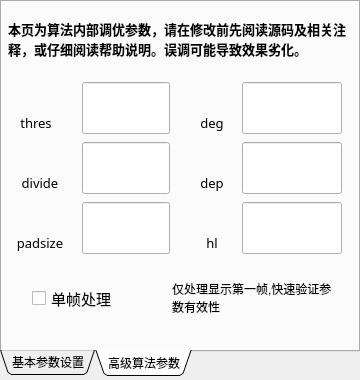
<?xml version="1.0" encoding="UTF-8"?>
<ui version="4.0">
 <class>GreenWidget</class>
 <widget class="QWidget" name="GreenWidget">
  <property name="geometry">
   <rect>
    <x>0</x>
    <y>0</y>
    <width>360</width>
    <height>380</height>
   </rect>
  </property>
  <property name="windowTitle">
   <string>Form</string>
  </property>
  <widget class="QTabWidget" name="tabWidget">
   <property name="geometry">
    <rect>
     <x>0</x>
     <y>0</y>
     <width>360</width>
     <height>376</height>
    </rect>
   </property>
   <property name="sizePolicy">
    <sizepolicy hsizetype="Preferred" vsizetype="Preferred">
     <horstretch>0</horstretch>
     <verstretch>0</verstretch>
    </sizepolicy>
   </property>
   <property name="focusPolicy">
    <enum>Qt::NoFocus</enum>
   </property>
   <property name="tabPosition">
    <enum>QTabWidget::South</enum>
   </property>
   <property name="tabShape">
    <enum>QTabWidget::Triangular</enum>
   </property>
   <property name="currentIndex">
    <number>1</number>
   </property>
   <property name="iconSize">
    <size>
     <width>16</width>
     <height>16</height>
    </size>
   </property>
   <property name="usesScrollButtons">
    <bool>false</bool>
   </property>
   <property name="movable">
    <bool>false</bool>
   </property>
   <property name="tabBarAutoHide">
    <bool>false</bool>
   </property>
   <widget class="QWidget" name="basicPara">
    <attribute name="title">
     <string>基本参数设置</string>
    </attribute>
    <widget class="QLabel" name="notSevereLabel">
     <property name="geometry">
      <rect>
       <x>36</x>
       <y>0</y>
       <width>96</width>
       <height>50</height>
      </rect>
     </property>
     <property name="font">
      <font>
       <family>微软雅黑</family>
       <pointsize>10</pointsize>
       <weight>75</weight>
       <italic>false</italic>
       <bold>true</bold>
       <underline>false</underline>
      </font>
     </property>
     <property name="toolTip">
      <string comment="算法将不会进行二次处理"/>
     </property>
     <property name="toolTipDuration">
      <number>3000</number>
     </property>
     <property name="frameShadow">
      <enum>QFrame::Plain</enum>
     </property>
     <property name="text">
      <string>离焦不严重</string>
     </property>
     <property name="alignment">
      <set>Qt::AlignCenter</set>
     </property>
    </widget>
    <widget class="QLabel" name="isSevereLabel">
     <property name="geometry">
      <rect>
       <x>226</x>
       <y>0</y>
       <width>96</width>
       <height>50</height>
      </rect>
     </property>
     <property name="font">
      <font>
       <family>微软雅黑</family>
       <pointsize>10</pointsize>
       <weight>75</weight>
       <italic>false</italic>
       <bold>true</bold>
       <underline>false</underline>
      </font>
     </property>
     <property name="toolTip">
      <string comment="算法将会进行二次处理"/>
     </property>
     <property name="toolTipDuration">
      <number>3000</number>
     </property>
     <property name="frameShadow">
      <enum>QFrame::Plain</enum>
     </property>
     <property name="text">
      <string>离焦严重</string>
     </property>
     <property name="alignment">
      <set>Qt::AlignCenter</set>
     </property>
    </widget>
    <widget class="QtMaterialToggle" name="isSevere_para_background">
     <property name="geometry">
      <rect>
       <x>146</x>
       <y>0</y>
       <width>80</width>
       <height>50</height>
      </rect>
     </property>
     <property name="text">
      <string/>
     </property>
    </widget>
    <widget class="QLabel" name="synPad">
     <property name="geometry">
      <rect>
       <x>36</x>
       <y>50</y>
       <width>96</width>
       <height>50</height>
      </rect>
     </property>
     <property name="font">
      <font>
       <family>微软雅黑</family>
       <pointsize>10</pointsize>
       <weight>75</weight>
       <italic>false</italic>
       <bold>true</bold>
       <underline>false</underline>
      </font>
     </property>
     <property name="toolTip">
      <string/>
     </property>
     <property name="frameShadow">
      <enum>QFrame::Plain</enum>
     </property>
     <property name="text">
      <string>对称填充</string>
     </property>
     <property name="alignment">
      <set>Qt::AlignCenter</set>
     </property>
    </widget>
    <widget class="QtMaterialToggle" name="padMethodSelect_para_pad">
     <property name="geometry">
      <rect>
       <x>146</x>
       <y>50</y>
       <width>80</width>
       <height>50</height>
      </rect>
     </property>
     <property name="text">
      <string/>
     </property>
    </widget>
    <widget class="QtMaterialAutoComplete" name="Line_para_emwave">
     <property name="geometry">
      <rect>
       <x>154</x>
       <y>100</y>
       <width>80</width>
       <height>36</height>
      </rect>
     </property>
    </widget>
    <widget class="QLabel" name="emwaveLabel">
     <property name="geometry">
      <rect>
       <x>24</x>
       <y>100</y>
       <width>120</width>
       <height>36</height>
      </rect>
     </property>
     <property name="font">
      <font>
       <family>微软雅黑</family>
       <pointsize>10</pointsize>
       <weight>50</weight>
       <italic>false</italic>
       <bold>false</bold>
       <underline>false</underline>
      </font>
     </property>
     <property name="toolTip">
      <string/>
     </property>
     <property name="frameShadow">
      <enum>QFrame::Plain</enum>
     </property>
     <property name="text">
      <string>发射波长</string>
     </property>
     <property name="alignment">
      <set>Qt::AlignCenter</set>
     </property>
    </widget>
    <widget class="QLabel" name="NALabel">
     <property name="geometry">
      <rect>
       <x>24</x>
       <y>140</y>
       <width>120</width>
       <height>36</height>
      </rect>
     </property>
     <property name="font">
      <font>
       <family>微软雅黑</family>
       <pointsize>10</pointsize>
       <weight>50</weight>
       <italic>false</italic>
       <bold>false</bold>
       <underline>false</underline>
      </font>
     </property>
     <property name="toolTip">
      <string/>
     </property>
     <property name="frameShadow">
      <enum>QFrame::Plain</enum>
     </property>
     <property name="text">
      <string>数值孔径</string>
     </property>
     <property name="alignment">
      <set>Qt::AlignCenter</set>
     </property>
    </widget>
    <widget class="QtMaterialAutoComplete" name="Line_para_NA">
     <property name="geometry">
      <rect>
       <x>154</x>
       <y>140</y>
       <width>80</width>
       <height>36</height>
      </rect>
     </property>
    </widget>
    <widget class="QLabel" name="pixelLabel">
     <property name="geometry">
      <rect>
       <x>24</x>
       <y>180</y>
       <width>120</width>
       <height>36</height>
      </rect>
     </property>
     <property name="font">
      <font>
       <family>微软雅黑</family>
       <pointsize>10</pointsize>
       <weight>50</weight>
       <italic>false</italic>
       <bold>false</bold>
       <underline>false</underline>
      </font>
     </property>
     <property name="toolTip">
      <string/>
     </property>
     <property name="frameShadow">
      <enum>QFrame::Plain</enum>
     </property>
     <property name="text">
      <string>像素尺寸</string>
     </property>
     <property name="alignment">
      <set>Qt::AlignCenter</set>
     </property>
    </widget>
    <widget class="QtMaterialAutoComplete" name="Line_para_pixelsize">
     <property name="geometry">
      <rect>
       <x>154</x>
       <y>180</y>
       <width>80</width>
       <height>36</height>
      </rect>
     </property>
    </widget>
    <widget class="QLabel" name="units">
     <property name="geometry">
      <rect>
       <x>260</x>
       <y>100</y>
       <width>36</width>
       <height>36</height>
      </rect>
     </property>
     <property name="font">
      <font>
       <family>微软雅黑</family>
       <pointsize>10</pointsize>
       <weight>50</weight>
       <italic>false</italic>
       <bold>false</bold>
       <underline>false</underline>
      </font>
     </property>
     <property name="toolTip">
      <string/>
     </property>
     <property name="frameShadow">
      <enum>QFrame::Plain</enum>
     </property>
     <property name="text">
      <string>nm</string>
     </property>
    </widget>
    <widget class="QLabel" name="units_2">
     <property name="geometry">
      <rect>
       <x>260</x>
       <y>140</y>
       <width>36</width>
       <height>36</height>
      </rect>
     </property>
     <property name="font">
      <font>
       <family>微软雅黑</family>
       <pointsize>10</pointsize>
       <weight>50</weight>
       <italic>false</italic>
       <bold>false</bold>
       <underline>false</underline>
      </font>
     </property>
     <property name="toolTip">
      <string/>
     </property>
     <property name="frameShadow">
      <enum>QFrame::Plain</enum>
     </property>
     <property name="text">
      <string>nm</string>
     </property>
    </widget>
    <widget class="QLabel" name="units_3">
     <property name="geometry">
      <rect>
       <x>260</x>
       <y>180</y>
       <width>36</width>
       <height>36</height>
      </rect>
     </property>
     <property name="font">
      <font>
       <family>微软雅黑</family>
       <pointsize>10</pointsize>
       <weight>50</weight>
       <italic>false</italic>
       <bold>false</bold>
       <underline>false</underline>
      </font>
     </property>
     <property name="toolTip">
      <string/>
     </property>
     <property name="frameShadow">
      <enum>QFrame::Plain</enum>
     </property>
     <property name="text">
      <string>nm</string>
     </property>
    </widget>
    <widget class="QLabel" name="units_4">
     <property name="geometry">
      <rect>
       <x>260</x>
       <y>220</y>
       <width>36</width>
       <height>36</height>
      </rect>
     </property>
     <property name="font">
      <font>
       <family>微软雅黑</family>
       <pointsize>10</pointsize>
       <weight>50</weight>
       <italic>false</italic>
       <bold>false</bold>
       <underline>false</underline>
      </font>
     </property>
     <property name="toolTip">
      <string/>
     </property>
     <property name="frameShadow">
      <enum>QFrame::Plain</enum>
     </property>
     <property name="text">
      <string>nm</string>
     </property>
    </widget>
    <widget class="QtMaterialAutoComplete" name="Line_para_factor">
     <property name="geometry">
      <rect>
       <x>154</x>
       <y>220</y>
       <width>80</width>
       <height>36</height>
      </rect>
     </property>
    </widget>
    <widget class="QLabel" name="factorLabel">
     <property name="geometry">
      <rect>
       <x>24</x>
       <y>220</y>
       <width>120</width>
       <height>36</height>
      </rect>
     </property>
     <property name="font">
      <font>
       <family>微软雅黑</family>
       <pointsize>10</pointsize>
       <weight>50</weight>
       <italic>false</italic>
       <bold>false</bold>
       <underline>false</underline>
      </font>
     </property>
     <property name="toolTip">
      <string/>
     </property>
     <property name="frameShadow">
      <enum>QFrame::Plain</enum>
     </property>
     <property name="text">
      <string>分辨率比例因子</string>
     </property>
     <property name="alignment">
      <set>Qt::AlignCenter</set>
     </property>
    </widget>
    <widget class="QLabel" name="denoiseMethedLabel">
     <property name="geometry">
      <rect>
       <x>4</x>
       <y>268</y>
       <width>80</width>
       <height>16</height>
      </rect>
     </property>
     <property name="font">
      <font>
       <family>微软雅黑</family>
       <pointsize>10</pointsize>
       <weight>75</weight>
       <italic>false</italic>
       <bold>true</bold>
       <underline>false</underline>
      </font>
     </property>
     <property name="toolTip">
      <string/>
     </property>
     <property name="frameShadow">
      <enum>QFrame::Plain</enum>
     </property>
     <property name="text">
      <string>去噪方式:</string>
     </property>
     <property name="alignment">
      <set>Qt::AlignLeading|Qt::AlignLeft|Qt::AlignVCenter</set>
     </property>
    </widget>
    <widget class="QWidget" name="widget_denoiseRadioButtonPlaceholder" native="true">
     <property name="geometry">
      <rect>
       <x>0</x>
       <y>280</y>
       <width>360</width>
       <height>56</height>
      </rect>
     </property>
    </widget>
    <widget class="QLabel" name="zeroPad">
     <property name="geometry">
      <rect>
       <x>226</x>
       <y>50</y>
       <width>96</width>
       <height>50</height>
      </rect>
     </property>
     <property name="font">
      <font>
       <family>微软雅黑</family>
       <pointsize>10</pointsize>
       <weight>75</weight>
       <italic>false</italic>
       <bold>true</bold>
       <underline>false</underline>
      </font>
     </property>
     <property name="toolTip">
      <string/>
     </property>
     <property name="frameShadow">
      <enum>QFrame::Plain</enum>
     </property>
     <property name="text">
      <string>0填充</string>
     </property>
     <property name="alignment">
      <set>Qt::AlignCenter</set>
     </property>
    </widget>
   </widget>
   <widget class="QWidget" name="exclusivePara">
    <attribute name="title">
     <string>高级算法参数</string>
    </attribute>
    <widget class="QLabel" name="denoiseMethedLabel_2">
     <property name="geometry">
      <rect>
       <x>6</x>
       <y>4</y>
       <width>352</width>
       <height>66</height>
      </rect>
     </property>
     <property name="font">
      <font>
       <family>微软雅黑</family>
       <pointsize>10</pointsize>
       <weight>75</weight>
       <italic>false</italic>
       <bold>true</bold>
       <underline>false</underline>
      </font>
     </property>
     <property name="toolTip">
      <string/>
     </property>
     <property name="frameShadow">
      <enum>QFrame::Plain</enum>
     </property>
     <property name="text">
      <string>本页为算法内部调优参数，请在修改前先阅读源码及相关注释，或仔细阅读帮助说明。误调可能导致效果劣化。</string>
     </property>
     <property name="alignment">
      <set>Qt::AlignLeading|Qt::AlignLeft|Qt::AlignVCenter</set>
     </property>
     <property name="wordWrap">
      <bool>true</bool>
     </property>
    </widget>
    <widget class="QtMaterialTextField" name="lineEdit">
     <property name="geometry">
      <rect>
       <x>80</x>
       <y>80</y>
       <width>88</width>
       <height>52</height>
      </rect>
     </property>
    </widget>
    <widget class="QtMaterialTextField" name="lineEdit_2">
     <property name="geometry">
      <rect>
       <x>80</x>
       <y>140</y>
       <width>88</width>
       <height>52</height>
      </rect>
     </property>
    </widget>
    <widget class="QtMaterialTextField" name="lineEdit_3">
     <property name="geometry">
      <rect>
       <x>80</x>
       <y>200</y>
       <width>88</width>
       <height>52</height>
      </rect>
     </property>
    </widget>
    <widget class="QtMaterialTextField" name="lineEdit_4">
     <property name="geometry">
      <rect>
       <x>240</x>
       <y>80</y>
       <width>100</width>
       <height>52</height>
      </rect>
     </property>
    </widget>
    <widget class="QLabel" name="Label_2">
     <property name="geometry">
      <rect>
       <x>4</x>
       <y>170</y>
       <width>68</width>
       <height>22</height>
      </rect>
     </property>
     <property name="font">
      <font>
       <family>微软雅黑</family>
       <pointsize>10</pointsize>
       <weight>50</weight>
       <italic>false</italic>
       <bold>false</bold>
       <underline>false</underline>
      </font>
     </property>
     <property name="toolTip">
      <string/>
     </property>
     <property name="frameShadow">
      <enum>QFrame::Plain</enum>
     </property>
     <property name="text">
      <string>divide</string>
     </property>
     <property name="alignment">
      <set>Qt::AlignCenter</set>
     </property>
    </widget>
    <widget class="QLabel" name="Label">
     <property name="geometry">
      <rect>
       <x>0</x>
       <y>110</y>
       <width>68</width>
       <height>22</height>
      </rect>
     </property>
     <property name="font">
      <font>
       <family>微软雅黑</family>
       <pointsize>10</pointsize>
       <weight>50</weight>
       <italic>false</italic>
       <bold>false</bold>
       <underline>false</underline>
      </font>
     </property>
     <property name="toolTip">
      <string/>
     </property>
     <property name="frameShadow">
      <enum>QFrame::Plain</enum>
     </property>
     <property name="text">
      <string>thres</string>
     </property>
     <property name="alignment">
      <set>Qt::AlignCenter</set>
     </property>
    </widget>
    <widget class="QLabel" name="Label_3">
     <property name="geometry">
      <rect>
       <x>4</x>
       <y>230</y>
       <width>68</width>
       <height>22</height>
      </rect>
     </property>
     <property name="font">
      <font>
       <family>微软雅黑</family>
       <pointsize>10</pointsize>
       <weight>50</weight>
       <italic>false</italic>
       <bold>false</bold>
       <underline>false</underline>
      </font>
     </property>
     <property name="toolTip">
      <string/>
     </property>
     <property name="frameShadow">
      <enum>QFrame::Plain</enum>
     </property>
     <property name="text">
      <string>padsize</string>
     </property>
     <property name="alignment">
      <set>Qt::AlignCenter</set>
     </property>
    </widget>
    <widget class="QLabel" name="Label_4">
     <property name="geometry">
      <rect>
       <x>190</x>
       <y>110</y>
       <width>40</width>
       <height>22</height>
      </rect>
     </property>
     <property name="font">
      <font>
       <family>微软雅黑</family>
       <pointsize>10</pointsize>
       <weight>50</weight>
       <italic>false</italic>
       <bold>false</bold>
       <underline>false</underline>
      </font>
     </property>
     <property name="toolTip">
      <string/>
     </property>
     <property name="frameShadow">
      <enum>QFrame::Plain</enum>
     </property>
     <property name="text">
      <string>deg</string>
     </property>
     <property name="alignment">
      <set>Qt::AlignCenter</set>
     </property>
    </widget>
    <widget class="QLabel" name="Label_5">
     <property name="geometry">
      <rect>
       <x>190</x>
       <y>170</y>
       <width>40</width>
       <height>22</height>
      </rect>
     </property>
     <property name="font">
      <font>
       <family>微软雅黑</family>
       <pointsize>10</pointsize>
       <weight>50</weight>
       <italic>false</italic>
       <bold>false</bold>
       <underline>false</underline>
      </font>
     </property>
     <property name="toolTip">
      <string/>
     </property>
     <property name="frameShadow">
      <enum>QFrame::Plain</enum>
     </property>
     <property name="text">
      <string>dep</string>
     </property>
     <property name="alignment">
      <set>Qt::AlignCenter</set>
     </property>
    </widget>
    <widget class="QtMaterialTextField" name="lineEdit_5">
     <property name="geometry">
      <rect>
       <x>240</x>
       <y>140</y>
       <width>100</width>
       <height>52</height>
      </rect>
     </property>
    </widget>
    <widget class="QLabel" name="Label_6">
     <property name="geometry">
      <rect>
       <x>190</x>
       <y>230</y>
       <width>40</width>
       <height>22</height>
      </rect>
     </property>
     <property name="font">
      <font>
       <family>微软雅黑</family>
       <pointsize>10</pointsize>
       <weight>50</weight>
       <italic>false</italic>
       <bold>false</bold>
       <underline>false</underline>
      </font>
     </property>
     <property name="toolTip">
      <string/>
     </property>
     <property name="frameShadow">
      <enum>QFrame::Plain</enum>
     </property>
     <property name="text">
      <string>hl</string>
     </property>
     <property name="alignment">
      <set>Qt::AlignCenter</set>
     </property>
    </widget>
    <widget class="QtMaterialTextField" name="lineEdit_6">
     <property name="geometry">
      <rect>
       <x>240</x>
       <y>200</y>
       <width>100</width>
       <height>52</height>
      </rect>
     </property>
    </widget>
    <widget class="QtMaterialCheckBox" name="SingleFrameRunning">
     <property name="geometry">
      <rect>
       <x>30</x>
       <y>276</y>
       <width>121</width>
       <height>40</height>
      </rect>
     </property>
     <property name="font">
      <font>
       <family>微软雅黑</family>
       <pointsize>11</pointsize>
      </font>
     </property>
     <property name="text">
      <string>单帧处理</string>
     </property>
    </widget>
    <widget class="QLabel" name="checkbox_Explain">
     <property name="geometry">
      <rect>
       <x>170</x>
       <y>280</y>
       <width>161</width>
       <height>31</height>
      </rect>
     </property>
     <property name="font">
      <font>
       <family>Arial</family>
       <pointsize>9</pointsize>
      </font>
     </property>
     <property name="text">
      <string>仅处理显示第一帧,快速验证参数有效性</string>
     </property>
     <property name="wordWrap">
      <bool>true</bool>
     </property>
    </widget>
   </widget>
  </widget>
 </widget>
 <customwidgets>
  <customwidget>
   <class>QtMaterialAutoComplete</class>
   <extends>QLineEdit</extends>
   <header location="global">qtmaterialautocomplete.h</header>
  </customwidget>
  <customwidget>
   <class>QtMaterialToggle</class>
   <extends>QCheckBox</extends>
   <header>qtmaterialtoggle.h</header>
  </customwidget>
  <customwidget>
   <class>QtMaterialTextField</class>
   <extends>QLineEdit</extends>
   <header location="global">qtmaterialtextfield.h</header>
  </customwidget>
  <customwidget>
   <class>QtMaterialCheckBox</class>
   <extends>QCheckBox</extends>
   <header>qtmaterialcheckbox.h</header>
  </customwidget>
 </customwidgets>
 <resources/>
 <connections/>
</ui>
